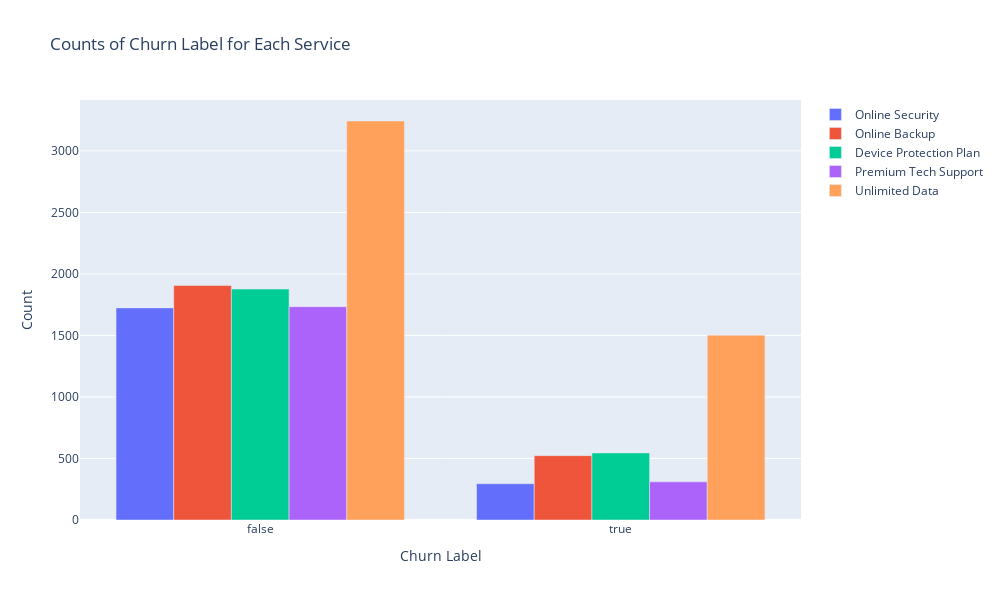

The notebook cell this image was saved under:
### Markdown cell above
####

### Code cell
import plotly.graph_objs as go

def count_occurrences_by_service(df, services):
    """
    Count occurrences of each 'Churn Label' for each service.
    
    Args:
    - df: DataFrame containing the data
    - services: List of service columns to count occurrences for
    
    Returns:
    - counts_by_service: Dictionary containing counts for each service
    """
    # Initialize a dictionary to store the counts for each service
    counts_by_service = {}

    # Iterate over each service column
    for service in services:
        # Filter the DataFrame to include only rows where the current service is True
        service_true_df = df[df[service] == True]
        
        # Group the filtered DataFrame by 'Churn Label' and count occurrences
        counts_by_churn_label = service_true_df.groupby('Churn Label').size()
        
        # Store the counts in the dictionary
        counts_by_service[service] = counts_by_churn_label

    return counts_by_service

# Define the services
services = ['Online Security', 'Online Backup', 'Device Protection Plan', 'Premium Tech Support', 'Unlimited Data']

# Count occurrences for each service
counts_by_service = count_occurrences_by_service(df, services)

# Create traces for each 'Churn Label'
traces = []
for churn_label, counts in counts_by_service.items():
    trace = go.Bar(
        x=list(counts.index),
        y=counts.values,
        name=churn_label
    )
    traces.append(trace)

# Create layout
layout = go.Layout(
    title='Counts of Churn Label for Each Service',
    xaxis=dict(title='Churn Label'),
    yaxis=dict(title='Count')
, width=1000, height=600)

# Create figure
fig = go.Figure(data=traces, layout=layout)

# Display the plot
fig.show()

### Figure 1 — Plotly figure (JSON) as saved in the notebook; plotly's stock layout.template omitted (floating-point values rounded to 4 significant figures)
{"data": [{"name": "Online Security", "type": "bar", "x": [false, true], "y": [1724, 295]}, {"name": "Online Backup", "type": "bar", "x": [false, true], "y": [1906, 523]}, {"name": "Device Protection Plan", "type": "bar", "x": [false, true], "y": [1877, 545]}, {"name": "Premium Tech Support", "type": "bar", "x": [false, true], "y": [1734, 310]}, {"name": "Unlimited Data", "type": "bar", "x": [false, true], "y": [3243, 1502]}], "layout": {"height": 600, "title": {"text": "Counts of Churn Label for Each Service"}, "width": 1000, "xaxis": {"autorange": true, "range": [-0.5, 1.5], "title": {"text": "Churn Label"}, "type": "category"}, "yaxis": {"autorange": true, "range": [0, 3414.0], "title": {"text": "Count"}, "type": "linear"}}}
